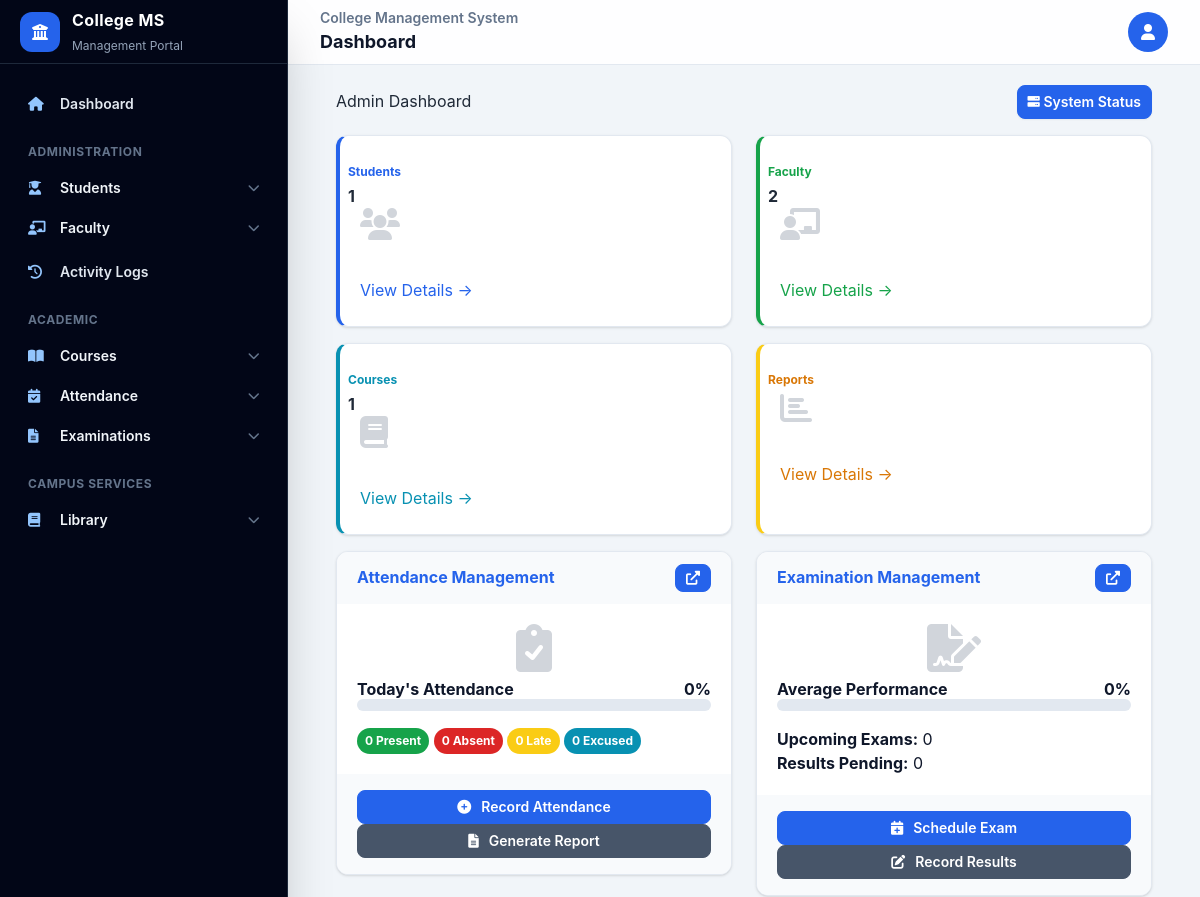
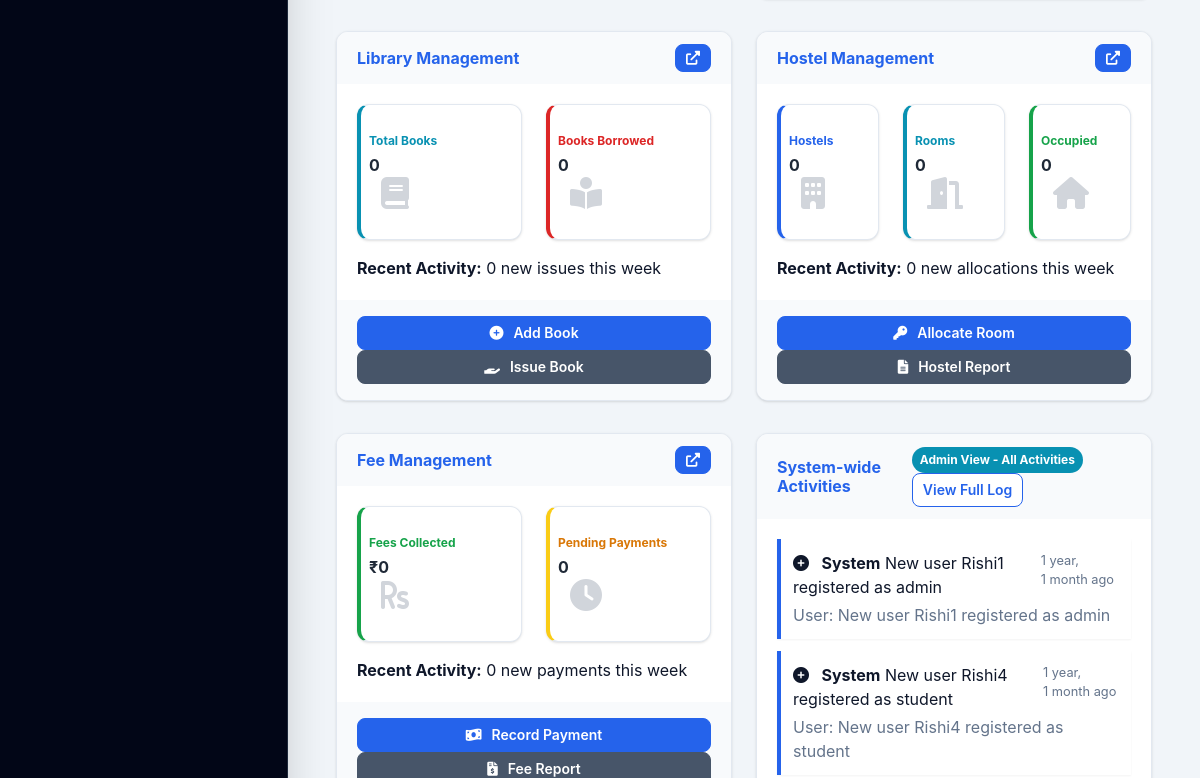
Page / (signed in, upper part) on the earlier database version (2 pictures, top to bottom).
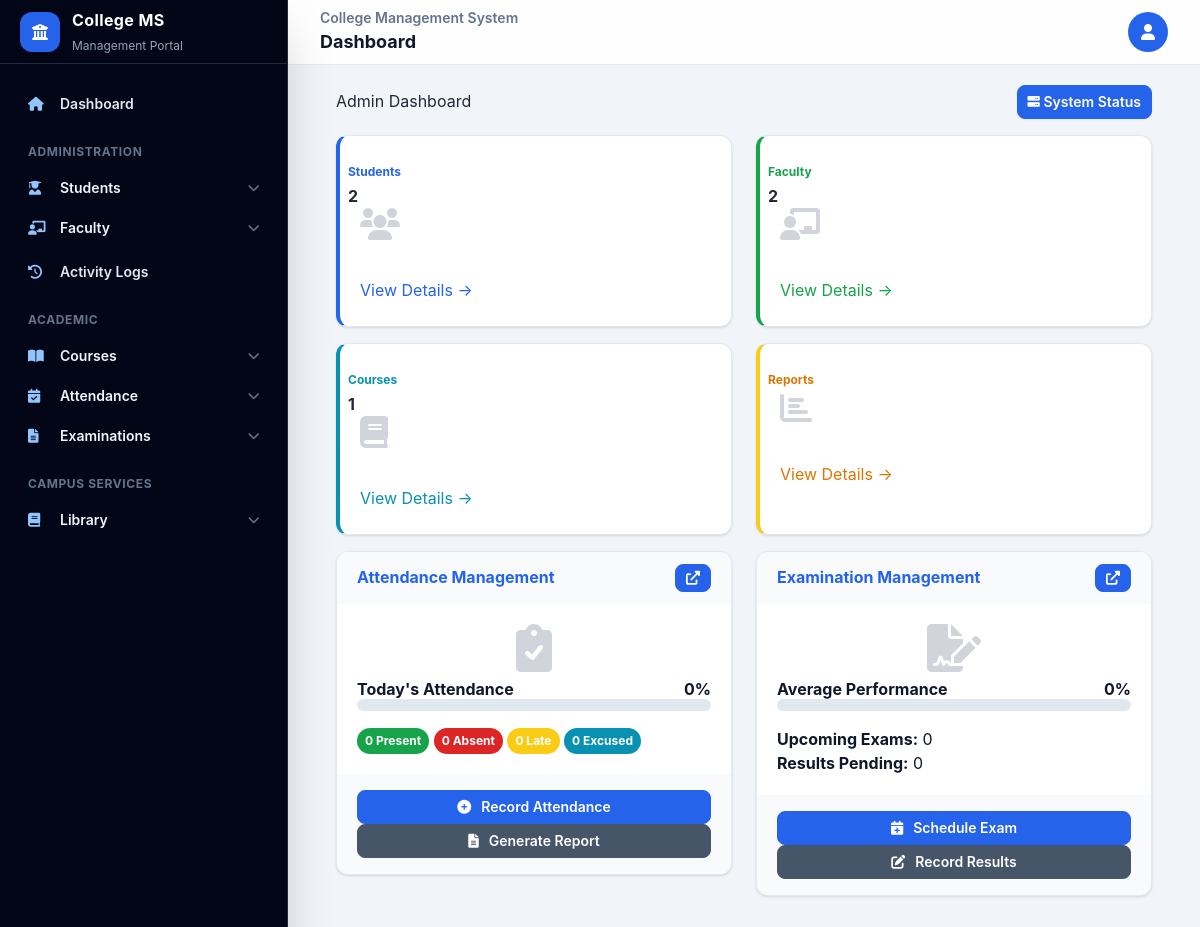
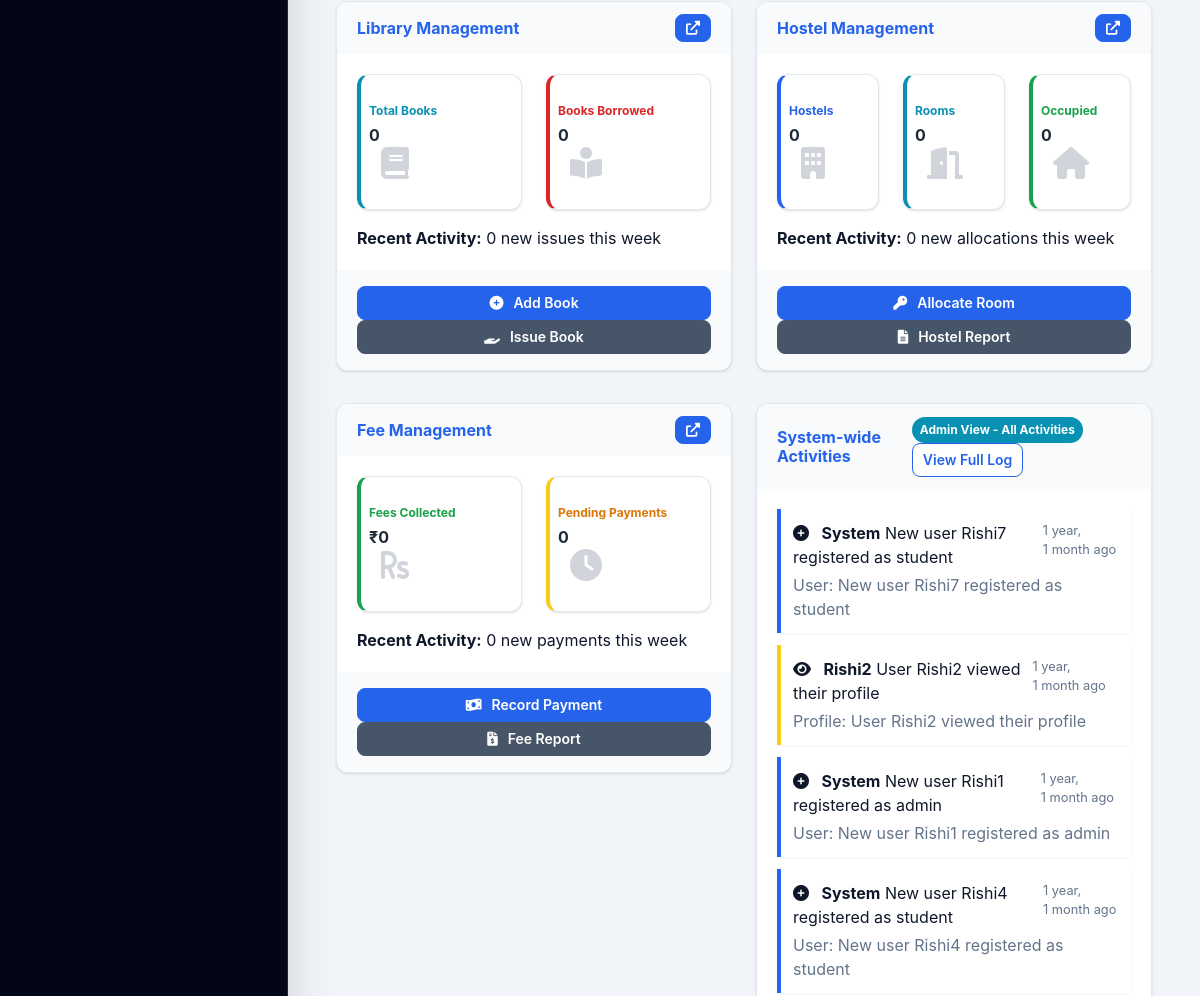
Same page on the later database version (2 pictures, top to bottom).
### user_authentication/models.py (models this page shows, shortened)
class AuditTrail(models.Model):
    ACTION_TYPES = (
        ('login', 'Login'),
        ('logout', 'Logout'),
        ('create', 'Create'),
        ('update', 'Update'),
        ('delete', 'Delete'),
        ('view', 'View'),
    )
    audit_id = models.AutoField(primary_key=True)
    user = models.ForeignKey(User, on_delete=models.SET_NULL, null=True, related_name='audit_trails')
    action = models.CharField(max_length=10, choices=ACTION_TYPES)
    action_time = models.DateTimeField(auto_now_add=True)
    ip_address = models.GenericIPAddressField(null=True, blank=True)
    user_agent = models.CharField(max_length=255, null=True, blank=True)
    module = models.CharField(max_length=50)
    record_id = models.IntegerField(null=True, blank=True)
    description = models.TextField()
    def get_action_type_color(self):
        color_map = {
            'login': 'success',
            'logout': 'secondary',
            'create': 'primary',
            'update': 'info',
            'delete': 'danger',
            'view': 'warning',
        }
        return color_map.get(self.action, 'primary')
    def get_action_icon(self):
        icon_map = {
            'login': 'fas fa-sign-in-alt',
            'logout': 'fas fa-sign-out-alt',
            'create': 'fas fa-plus-circle',
            'update': 'fas fa-edit',
            'delete': 'fas fa-trash-alt',
            'view': 'fas fa-eye',
        }
        return icon_map.get(self.action, 'fas fa-cog')
    def get_details_display(self):
        return f"{self.module.title()}: {self.description}"

### college_management_system/views.py (the view, shortened to what this page needs)
@login_required
def home_view(request):
    context = {}
    today = timezone.now().date()
    last_week = today - timedelta(days=7)
    try:
        from user_authentication.utils import get_relevant_activities
        recent_activities = get_relevant_activities(request.user, limit=15)
        context['recent_activities'] = recent_activities
        if is_admin(request.user):
            return admin_dashboard(request)
    except Exception as e:
        print(f"Error in home_view: {e}")
    return render(request, 'home.html', context)

### college_management_system/views.py (called while the page is built)
def is_admin(user):
    if not user.is_authenticated:
        return False
    try:
        return (hasattr(user, 'profile') and user.profile.user_type == 'admin') or user.is_superuser
    except UserProfile.DoesNotExist:
        return False

### user_authentication/utils.py (called while the page is built, shortened)
def get_relevant_activities(user, limit=10):
    if not user.is_authenticated:
        return AuditTrail.objects.none()
    if user.is_superuser:
        activities = AuditTrail.objects.all().order_by('-action_time')
        return activities[:limit] if limit else activities

### templates/admin_dashboard.html (shortened to what the changed rows need)
{% extends 'base.html' %}
{% load static %}
{% block content %}
<div class="container-fluid">
    <div class="d-sm-flex align-items-center justify-content-between mb-4">
        <h1 class="h3 mb-0 text-gray-800">Admin Dashboard</h1>
    </div>
    <div class="row">
        <div class="col-xl-3 col-md-6 mb-4">
            <div class="card border-left-primary shadow h-100 py-2">
                <div class="card-body">
                    <div class="row no-gutters align-items-center">
                        <div class="col mr-2">
                            <div class="text-xs font-weight-bold text-primary text-uppercase mb-1">
                                Students</div>
                            <div class="h5 mb-0 font-weight-bold text-gray-800">{{ student_count }}</div>
                        </div>
                    </div>
                </div>
            </div>
        </div>
    </div>
    <div class="row">
        <div class="col-lg-6 mb-4">
                        <div class="card shadow mb-4">
                <div class="card-body">
                    <div class="activity-stream">
                        {% for activity in recent_activities %}
                        <div class="activity-item border-left-{{ activity.get_action_type_color }} shadow-sm mb-3 p-3">
                            <div class="d-flex justify-content-between">                                <div>
                                    <i class="{{ activity.get_action_icon }} mr-2"></i>
                                    <strong>{{ activity.user.username|default:"System" }}</strong> {{ activity.description }}
                                </div>
                                <small class="text-muted">{{ activity.action_time|timesince }} ago</small>
                            </div>
                            <div class="text-muted small mt-1">{{ activity.get_details_display }}</div>
                        </div>
                        {% empty %}
                        <p>No recent activity to display.</p>
                        {% endfor %}
                    </div>
                </div>
            </div>
        </div>
    </div>
</div>
{% endblock %}

Differences in the rows shown:
added AuditTrail: user.username "System", description "New user Rishi7 registered as student", action_time "1 year, 1 month", details "User: New user Rishi7 registered as student"
added AuditTrail: user.username "Rishi2", description "User Rishi2 viewed their profile", action_time "1 year, 1 month", details "Profile: User Rishi2 viewed their profile", action "view" (drawn)
Other differences:
{{ student_count }}: "1" → "2"
